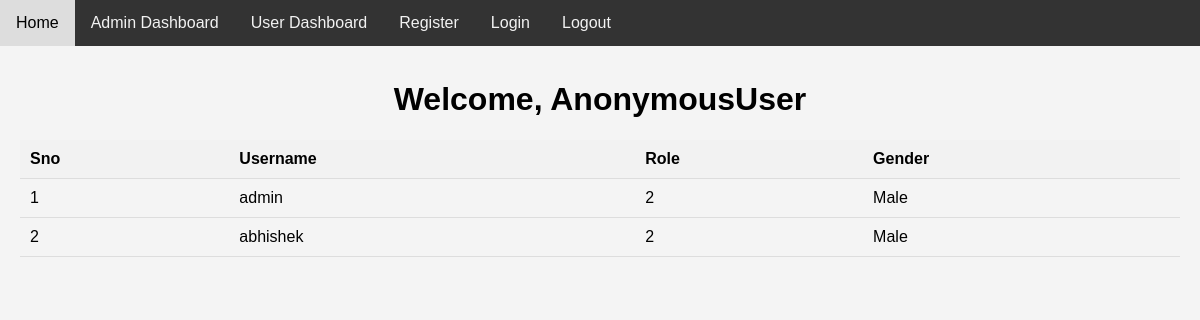
The app's page /, older data.
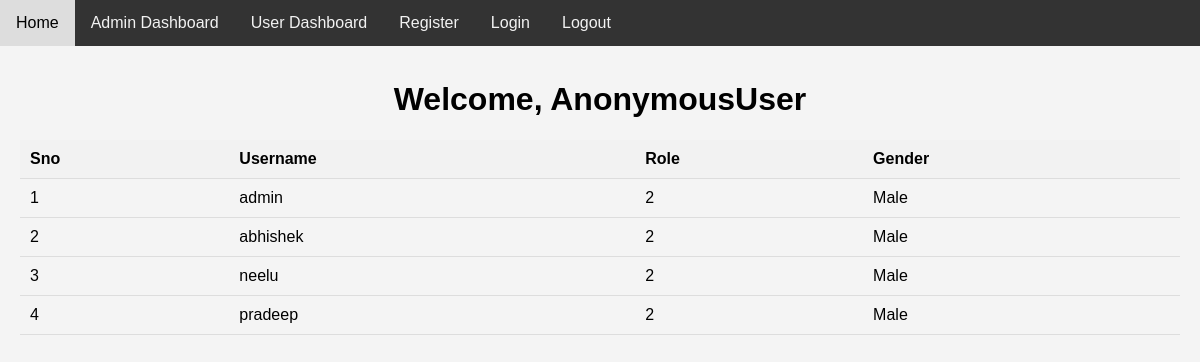
The same page, newer data.
### APP/models.py (models this page shows, shortened)
class MyUser(AbstractUser):
    GENDER_CHOICES = (
        ('Male', 'Male'),
        ('Female', 'Female'),
        ('Other', 'Other'),
    )
    ADMIN = 1
    USER = 2
    ROLES = (
        (ADMIN, 'Admin User'),
        (USER, 'User'),
    )
    role = models.IntegerField(
        choices=ROLES, default=ROLES[1][0], blank=True, null=True)
    gender = models.CharField(choices=GENDER_CHOICES, default=GENDER_CHOICES[0][0], max_length=20, blank=True, null=True)

### APP/views.py (the view)
# urls.py: path('', views.dashboard, name="dashboard"),
def dashboard(request):
    users = MyUser.objects.all()
    contexts = {'users': users}
    return render(request, 'dashboard.html', contexts)

### APP/templates/dashboard.html (shortened to what this page needs)
{% extends "base.html" %}
{% block content %}
    <div class="content">
        <center>
            <h1>Welcome, {{request.user}}</h1>
        </center>
        <table>
            <thead>
                <tr>
                    <th>Sno</th>
                    <th>Username</th>
                    <th>Role</th>
                    <th>Gender</th>
                </tr>
            </thead>
            <tbody>
                {% for user in users %}
                <tr>
                    <td>{{forloop.counter}}</td>
                    <td>{{user.username}}</td>
                    <td>{{user.role}}</td>
                    <td>{{user.gender}}</td>
                </tr>
                {% endfor %}
            </tbody>
        </table>
    </div>
{% endblock content %}

### APP/templates/base.html (shortened to what this page needs)
{% load static %}
<!DOCTYPE html>
<html lang="en">
<head>
    <link href="{% static 'css/style.css' %}" rel="stylesheet">
</head>
<body>
    <div class="navbar">
        <a href="/">Home</a>
        <a href="/admin-dash/">Admin Dashboard</a>
        <a href="/user-dash/">User Dashboard</a>
        <a href="/register/">Register</a>
        <a href="/login/">Login</a>
        <a href="/logout/">Logout</a>
    </div>
    {% block content %}
    {% endblock content %}
</body>
</html>

### static/css/style.css (style rules this page uses)
body { font-family: Arial, sans-serif; background-color: #f4f4f4; margin: 0; padding: 0; overflow: hidden; }
a { color: #5cb85c; text-decoration: none; }
.navbar { overflow: hidden; background-color: #333; position: fixed; top: 0; width: 100%; }
.navbar a { float: left; display: block; color: #f2f2f2; text-align: center; padding: 14px 16px; text-decoration: none; }
.content { padding: 60px 20px; }
table { width: 100%; border-collapse: collapse; margin: 20px 0; }
th, td { padding: 10px; text-align: left; border-bottom: 1px solid #ddd; }
th { background-color: #f2f2f2; }

Row changes from the older to the newer data that the page shows:
added MyUser: username "neelu", role "2", gender "Male"
added MyUser: username "pradeep", role "2", gender "Male"
